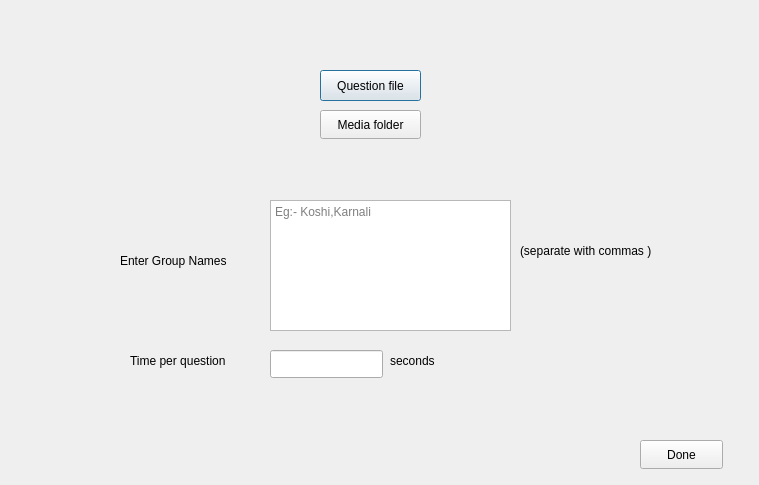
<?xml version="1.0" encoding="UTF-8"?>
<ui version="4.0">
 <class>Dialog</class>
 <widget class="QDialog" name="Dialog">
  <property name="geometry">
   <rect>
    <x>0</x>
    <y>0</y>
    <width>759</width>
    <height>485</height>
   </rect>
  </property>
  <property name="windowTitle">
   <string>Dialog</string>
  </property>
  <widget class="QLabel" name="label">
   <property name="geometry">
    <rect>
     <x>130</x>
     <y>340</y>
     <width>131</width>
     <height>41</height>
    </rect>
   </property>
   <property name="text">
    <string>Time per question</string>
   </property>
  </widget>
  <widget class="QLabel" name="label_2">
   <property name="geometry">
    <rect>
     <x>390</x>
     <y>350</y>
     <width>61</width>
     <height>21</height>
    </rect>
   </property>
   <property name="text">
    <string>seconds</string>
   </property>
  </widget>
  <widget class="QLineEdit" name="timeEdit">
   <property name="geometry">
    <rect>
     <x>270</x>
     <y>350</y>
     <width>113</width>
     <height>28</height>
    </rect>
   </property>
  </widget>
  <widget class="QPlainTextEdit" name="groupEdit">
   <property name="geometry">
    <rect>
     <x>270</x>
     <y>200</y>
     <width>241</width>
     <height>131</height>
    </rect>
   </property>
   <property name="placeholderText">
    <string>Eg:- Koshi,Karnali</string>
   </property>
  </widget>
  <widget class="QLabel" name="label_3">
   <property name="geometry">
    <rect>
     <x>120</x>
     <y>250</y>
     <width>131</width>
     <height>21</height>
    </rect>
   </property>
   <property name="text">
    <string>Enter Group Names</string>
   </property>
  </widget>
  <widget class="QLabel" name="label_4">
   <property name="geometry">
    <rect>
     <x>520</x>
     <y>240</y>
     <width>161</width>
     <height>21</height>
    </rect>
   </property>
   <property name="text">
    <string>(separate with commas )</string>
   </property>
  </widget>
  <widget class="QPushButton" name="fileButton">
   <property name="geometry">
    <rect>
     <x>320</x>
     <y>70</y>
     <width>101</width>
     <height>31</height>
    </rect>
   </property>
   <property name="text">
    <string>Question file</string>
   </property>
  </widget>
  <widget class="QPushButton" name="done_button">
   <property name="geometry">
    <rect>
     <x>640</x>
     <y>440</y>
     <width>83</width>
     <height>29</height>
    </rect>
   </property>
   <property name="text">
    <string>Done</string>
   </property>
  </widget>
  <widget class="QPushButton" name="folderButton">
   <property name="geometry">
    <rect>
     <x>320</x>
     <y>110</y>
     <width>101</width>
     <height>29</height>
    </rect>
   </property>
   <property name="text">
    <string>Media folder</string>
   </property>
  </widget>
 </widget>
 <resources/>
 <connections/>
</ui>
